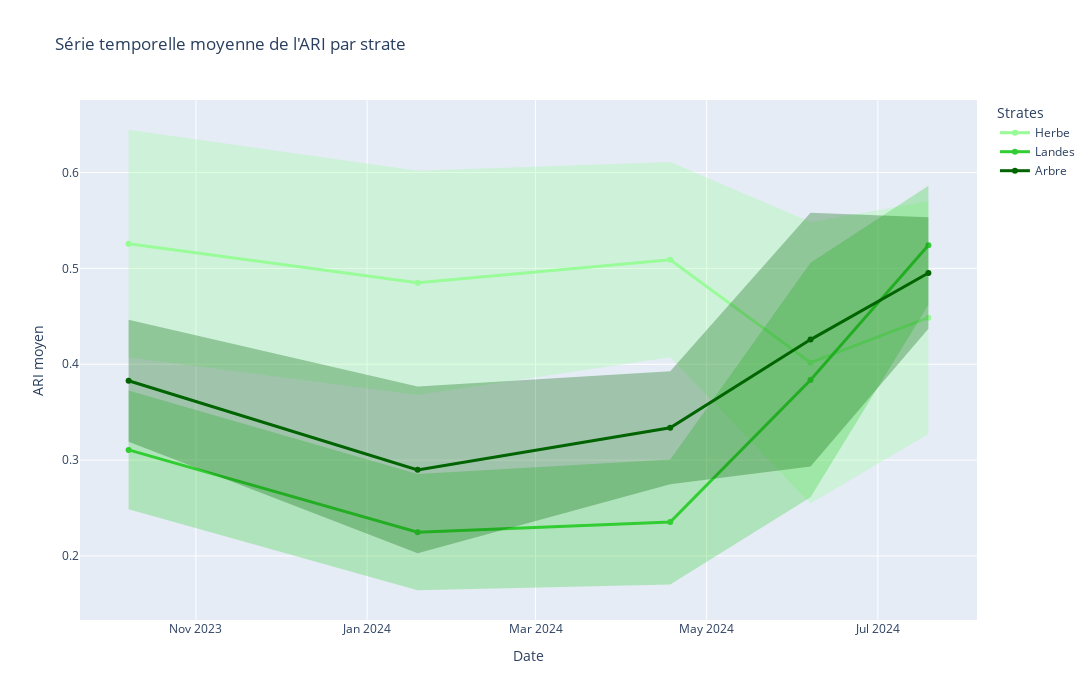

This figure's notebook cell:
### Code cell
# Extraction des moyennes

import os
import numpy as np
import geopandas as gpd
from osgeo import gdal, ogr
import plotly.graph_objects as go

# Charger les strates
strates_path = '/home/onyxia/work/data/projet_eval/PI_strates_bretagne_32630.shp'
gdf = gpd.read_file(strates_path)

# Lire le fichier ARI
ari_path = '/home/onyxia/work/results/ARI_serie_temp.tif'
ari_ds = gdal.Open(ari_path)
dates = ['2023-10-08', '2024-01-19', '2024-04-18', '2024-06-07', '2024-07-19']

# Préparer les données
strates = sorted(gdf['strate'].unique())
ari_means = {strate: [] for strate in strates}
ari_stds = {strate: [] for strate in strates}

# Informations spatiales
transform = ari_ds.GetGeoTransform()
projection = ari_ds.GetProjection()
x_size = ari_ds.RasterXSize
y_size = ari_ds.RasterYSize

# Pour chaque strate
for strate in strates:
    strate_gdf = gdf[gdf['strate'] == strate]

    # Pour chaque date
    for band_num in range(1, ari_ds.RasterCount + 1):
        band = ari_ds.GetRasterBand(band_num)
        ari_array = band.ReadAsArray()

        # Masque pour la strate
        mem_drv = ogr.GetDriverByName('Memory')
        mem_ds = mem_drv.CreateDataSource('out')
        mem_layer = mem_ds.CreateLayer('poly', srs=ogr.osr.SpatialReference(wkt=projection), geom_type=ogr.wkbPolygon)

        for _, row in strate_gdf.iterrows():
            feature = ogr.Feature(mem_layer.GetLayerDefn())
            feature.SetGeometry(ogr.CreateGeometryFromWkb(row.geometry.wkb))
            mem_layer.CreateFeature(feature)
            feature = None

        # Rasteriser
        mem_raster_ds = gdal.GetDriverByName('MEM').Create('', x_size, y_size, 1, gdal.GDT_Byte)
        mem_raster_ds.SetGeoTransform(transform)
        mem_raster_ds.SetProjection(projection)
        mem_raster_band = mem_raster_ds.GetRasterBand(1)
        mem_raster_band.Fill(0)
        gdal.RasterizeLayer(mem_raster_ds, [1], mem_layer, burn_values=[1], options=["ALL_TOUCHED=TRUE"])

        # Extraire les valeurs ARI
        rasterized = mem_raster_ds.GetRasterBand(1).ReadAsArray()
        ari_values = ari_array[rasterized == 1]
        ari_values = ari_values[ari_values != nodata]

        # Calculer moyenne et écart-type
        if len(ari_values) > 0:
            mean_ari = np.nanmean(ari_values)
            std_ari = np.nanstd(ari_values)
        else:
            mean_ari = np.nan
            std_ari = np.nan

        ari_means[strate].append(mean_ari)
        ari_stds[strate].append(std_ari)

# Créer le graphique
colors = {
    2: 'rgba(152, 251, 152, 1.0)',  # Herbe
    3: 'rgba(50, 205, 50, 1.0)',   # Landes
    4: 'rgba(0, 100, 0, 1.0)'      # Arbre
}

labels = {
    2: 'Herbe',
    3: 'Landes',
    4: 'Arbre'
}

fig = go.Figure()
for strate in strates:
    means = ari_means[strate]
    stds = ari_stds[strate]
    color = colors.get(strate, 'rgba(128, 128, 128, 1.0)')
    label = labels.get(strate, f'Strate {strate}')

    fig.add_trace(go.Scatter(
        x=dates,
        y=means,
        mode='lines+markers',
        name=label,
        line=dict(color=color, width=3)
    ))

    fig.add_trace(go.Scatter(
        x=np.concatenate([dates, dates[::-1]]),
        y=np.concatenate([np.array(means) + np.array(stds), (np.array(means) - np.array(stds))[::-1]]),
        fill='toself',
        fillcolor=color.replace('1.0', '0.3'),
        line=dict(color='rgba(255,255,255,0)'),
        showlegend=False,
        hoverinfo="skip"
    ))

fig.update_layout(
    title='Série temporelle moyenne de l\'ARI par strate',
    xaxis_title='Date',
    yaxis_title='ARI moyen',
    legend_title='Strates',
    hovermode='x unified',
    width=1200,
    height=700
)

# Enregistrer le graphique
os.makedirs('/home/onyxia/work/results/figure', exist_ok=True)
fig.write_html('/home/onyxia/work/results/figure/ARI_series.html')
fig.show()

### Figure 1 — Plotly figure (JSON) as saved in the notebook; plotly's stock layout.template omitted (floating-point values rounded to 4 significant figures)
{"data": [{"line": {"color": "rgba(152, 251, 152, 1.0)", "width": 3}, "mode": "lines+markers", "name": "Herbe", "type": "scatter", "x": ["2023-10-08", "2024-01-19", "2024-04-18", "2024-06-07", "2024-07-19"], "y": [0.5258, 0.4849, 0.5091, 0.4017, 0.4486]}, {"fill": "toself", "fillcolor": "rgba(152, 251, 152, 0.3)", "hoverinfo": "skip", "line": {"color": "rgba(255,255,255,0)"}, "showlegend": false, "type": "scatter", "x": ["2023-10-08", "2024-01-19", "2024-04-18", "2024-06-07", "2024-07-19", "2024-07-19", "2024-06-07", "2024-04-18", "2024-01-19", "2023-10-08"], "y": [0.6446, 0.6019, 0.6109, 0.5485, 0.5701, 0.3271, 0.2549, 0.4072, 0.3679, 0.4069]}, {"line": {"color": "rgba(50, 205, 50, 1.0)", "width": 3}, "mode": "lines+markers", "name": "Landes", "type": "scatter", "x": ["2023-10-08", "2024-01-19", "2024-04-18", "2024-06-07", "2024-07-19"], "y": [0.3106, 0.2248, 0.2354, 0.3835, 0.5241]}, {"fill": "toself", "fillcolor": "rgba(50, 205, 50, 0.3)", "hoverinfo": "skip", "line": {"color": "rgba(255,255,255,0)"}, "showlegend": false, "type": "scatter", "x": ["2023-10-08", "2024-01-19", "2024-04-18", "2024-06-07", "2024-07-19", "2024-07-19", "2024-06-07", "2024-04-18", "2024-01-19", "2023-10-08"], "y": [0.3725, 0.2854, 0.3006, 0.5058, 0.5862, 0.4621, 0.2611, 0.1702, 0.1642, 0.2487]}, {"line": {"color": "rgba(0, 100, 0, 1.0)", "width": 3}, "mode": "lines+markers", "name": "Arbre", "type": "scatter", "x": ["2023-10-08", "2024-01-19", "2024-04-18", "2024-06-07", "2024-07-19"], "y": [0.3828, 0.2898, 0.3337, 0.4257, 0.4952]}, {"fill": "toself", "fillcolor": "rgba(0, 100, 0, 0.3)", "hoverinfo": "skip", "line": {"color": "rgba(255,255,255,0)"}, "showlegend": false, "type": "scatter", "x": ["2023-10-08", "2024-01-19", "2024-04-18", "2024-06-07", "2024-07-19", "2024-07-19", "2024-06-07", "2024-04-18", "2024-01-19", "2023-10-08"], "y": [0.4465, 0.3768, 0.3926, 0.5581, 0.5534, 0.437, 0.2934, 0.2748, 0.2029, 0.319]}], "layout": {"height": 700, "hovermode": "x unified", "legend": {"title": {"text": "Strates"}}, "title": {"text": "Série temporelle moyenne de l'ARI par strate"}, "width": 1200, "xaxis": {"title": {"text": "Date"}}, "yaxis": {"title": {"text": "ARI moyen"}}}}
